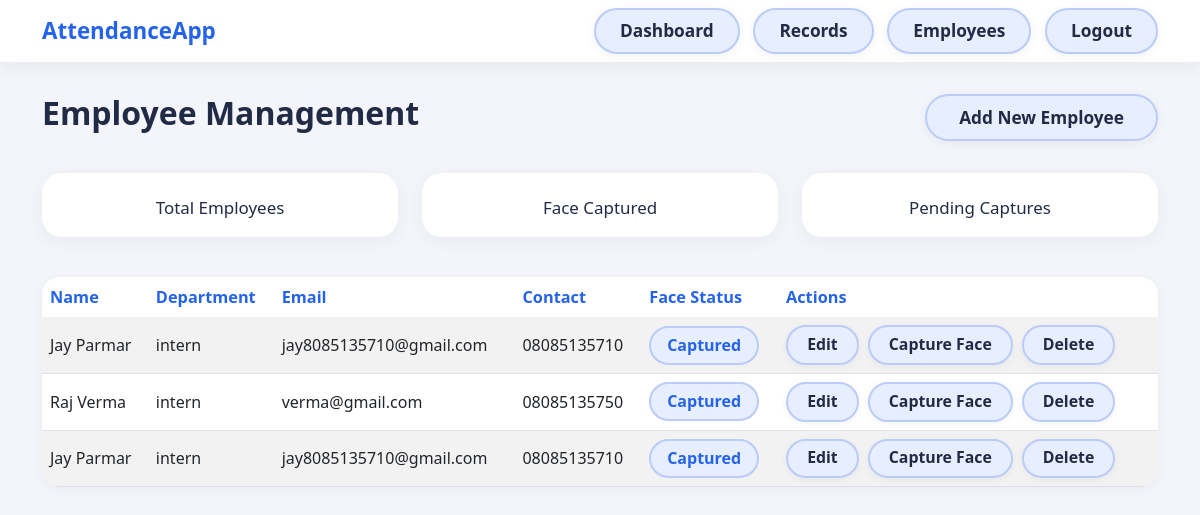
Before: / (signed in) with the older database file.
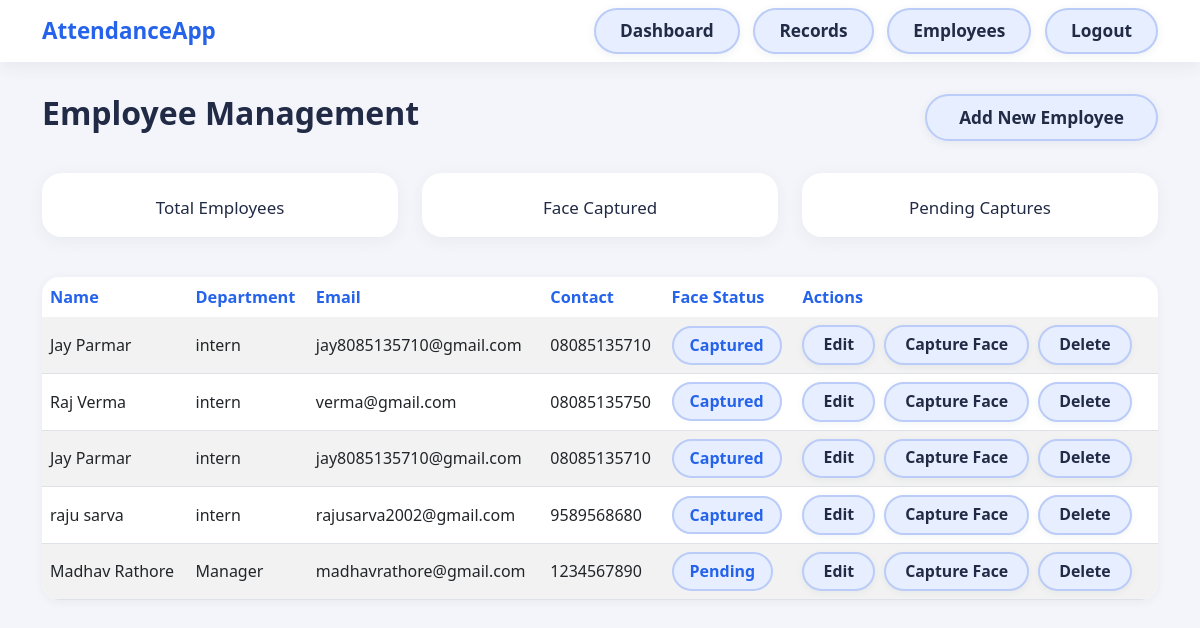
After: the same page with the newer database file.
### models.py (models this page shows)
class Employee(db.Model):
    id = db.Column(db.Integer, primary_key=True)
    name = db.Column(db.String(150), nullable=False)
    department = db.Column(db.String(100), nullable=False)
    email = db.Column(db.String(150), nullable=False)
    contact = db.Column(db.String(20), nullable=False)
    face_data_folder = db.Column(db.String(200))
    attendances = db.relationship(
        'Attendance',
        backref='employee',
        lazy=True,
        cascade='all, delete-orphan',
        passive_deletes=True
    )

### app.py (the view)
@app.route("/")
@login_required
def dashboard():
    employees = Employee.query.all()
    return render_template("dashboard.html", employees=employees)

### app.py (called while the page is built)
@login_manager.user_loader
def load_user(user_id):
    return db.session.get(Admin, int(user_id))

### templates/dashboard.html (shortened to what this page needs)
{% extends 'base.html' %}
{% block content %}
<div class="page-header">
  <h2>Employee Management</h2>
  <a href="{{ url_for('new_employee') }}" class="btn-add">Add New Employee</a>
</div>
<div class="row g-4 mb-4">
  <div class="col-md-4">
    <div class="stats-card">
      <div class="stats-label">Total Employees</div>
    </div>
  </div>
  <div class="col-md-4">
    <div class="stats-card">
      <div class="stats-label">Face Captured</div>
    </div>
  </div>
  <div class="col-md-4">
    <div class="stats-card">
      <div class="stats-label">Pending Captures</div>
    </div>
  </div>
</div>
<div class="table-responsive">
  <table class="table table-striped table-hover align-middle mb-0">
    <thead>
      <tr>
        <th>Name</th>
        <th>Department</th>
        <th>Email</th>
        <th>Contact</th>
        <th>Face Status</th>
        <th>Actions</th>
      </tr>
    </thead>
    <tbody>
      {% for emp in employees %}
      <tr>
        <td>{{ emp.name }}</td>
        <td>{{ emp.department }}</td>
        <td>{{ emp.email }}</td>
        <td>{{ emp.contact }}</td>
        <td>
          {% if emp.face_data_folder %}
            <span class="badge-captured">Captured</span>
          {% else %}
            <span class="badge-pending">Pending</span>
          {% endif %}
        </td>
        <td>
          <a href="{{ url_for('edit_employee', id=emp.id) }}" class="action-btn">Edit</a>
          <a href="{{ url_for('capture_face', id=emp.id) }}" class="action-btn">Capture Face</a>
          <form method="POST" action="{{ url_for('delete_employee', id=emp.id) }}" style="display:inline;" onsubmit="return confirm('Are you sure?')">
            <button type="submit" class="action-btn">Delete</button>
          </form>
        </td>
      </tr>
      {% endfor %}
    </tbody>
  </table>
</div>
{% endblock %}

Changed rows visible on the page:
added Employee: name "raju sarva", department "intern", email "rajusarva2002@gmail.com", contact "9589568680", shows "Captured"
added Employee: name "Madhav Rathore", department "Manager", email "madhavrathore@gmail.com", contact "1234567890", shows "Pending"
